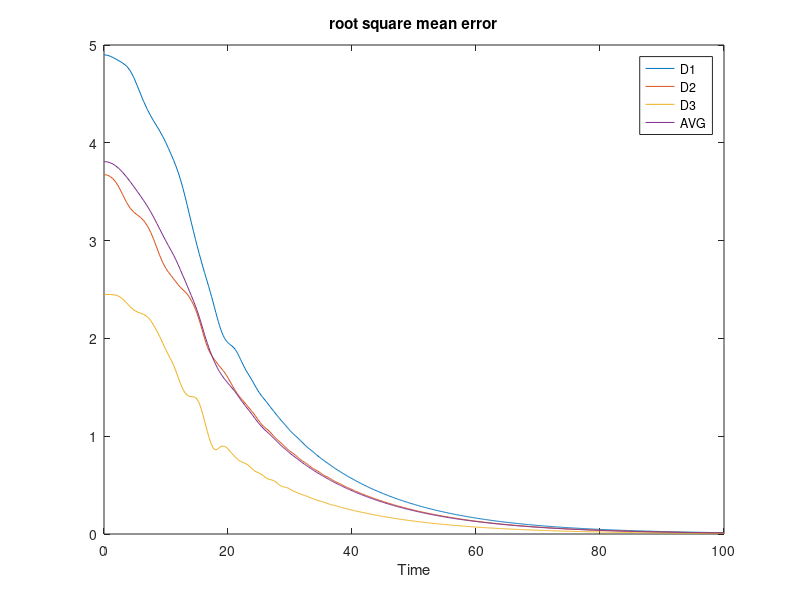
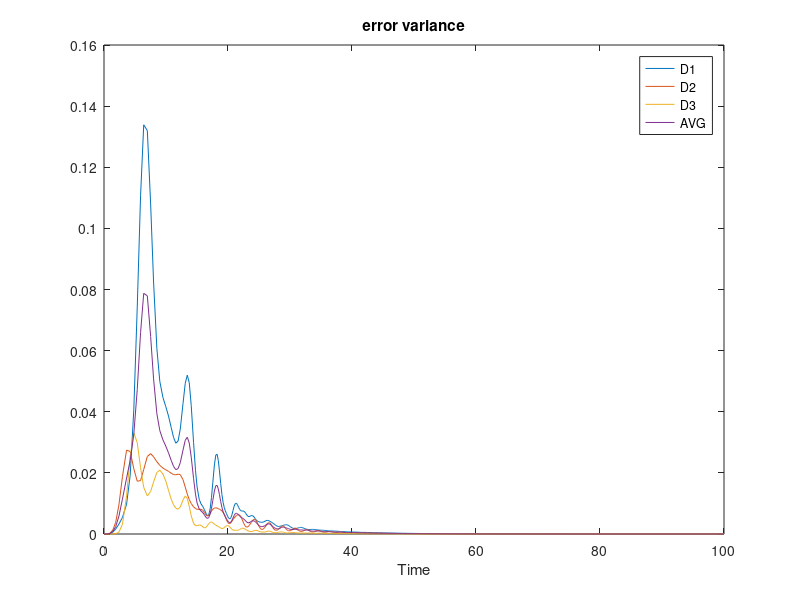

Here is the MATLAB script that generated these plots, in order:
load('csa-non-damping.mat');

T = D1(:,1);
Ref = D1(:,8);
DataLen = size(T);

D1Error1 = D1(:,2) - D1(:,8);
D1Error2 = D1(:,3) - D1(:,8);
D1Error3 = D1(:,4) - D1(:,8);
D1Error4 = D1(:,5) - D1(:,8);
D1Error5 = D1(:,6) - D1(:,8);
D1Error6 = D1(:,7) - D1(:,8);

D2Error1 = D2(:,2) - D2(:,8);
D2Error2 = D2(:,3) - D2(:,8);
D2Error3 = D2(:,4) - D2(:,8);
D2Error4 = D2(:,5) - D2(:,8);
D2Error5 = D2(:,6) - D2(:,8);
D2Error6 = D2(:,7) - D2(:,8);

D3Error1 = D3(:,2) - D3(:,8);
D3Error2 = D3(:,3) - D3(:,8);
D3Error3 = D3(:,4) - D3(:,8);
D3Error4 = D3(:,5) - D3(:,8);
D3Error5 = D3(:,6) - D3(:,8);
D3Error6 = D3(:,7) - D3(:,8);

D1errorVar = [];
D1errorMean = [];
D2errorVar = [];
D2errorMean = [];
D3errorVar = [];
D3errorMean = [];

errorMean = [];
errorVar = []


for i=1:1:DataLen

    D1error_i = [D1Error1(i), D1Error2(i), D1Error3(i), D1Error4(i), D1Error5(i), D1Error6(i)];
    D2error_i = [D2Error1(i), D2Error2(i), D2Error3(i), D2Error4(i), D2Error5(i), D2Error6(i)];
    D3error_i = [D3Error1(i), D3Error2(i), D3Error3(i), D3Error4(i), D3Error5(i), D3Error6(i)];
    
    d1_e = norm(abs(D1error_i),2);
    d2_e = norm(abs(D2error_i),2);
    d3_e = norm(abs(D3error_i),2);
    d1_v = var(D1error_i);
    d2_v = var(D2error_i);
    d3_v = var(D3error_i);
    D1errorMean = [D1errorMean d1_e];
    D1errorVar = [D1errorVar d1_v];
    D2errorMean = [D2errorMean d2_e];
    D2errorVar = [D2errorVar d2_v];
    D3errorMean = [D3errorMean d3_e];
    D3errorVar = [D3errorVar d3_v];
    
    errorMean = [errorMean; sqrt((d1_e.^2 + d2_e.^2 + d3_e.^2)/3)];
    errorVar = [errorVar; sqrt((d1_v.^2 + d2_v.^2 + d3_v.^2)/3)];
end

figure;
plot(T, D1errorMean, T, D2errorMean, T, D3errorMean, T, errorMean);
title('root square mean error');
xlabel('Time');
legend('D1','D2','D3', 'AVG');

figure;
plot(T, D1errorVar, T, D2errorVar, T, D3errorVar, T, errorVar);
xlabel('Time');
title('error variance');
legend('D1','D2','D3', 'AVG');